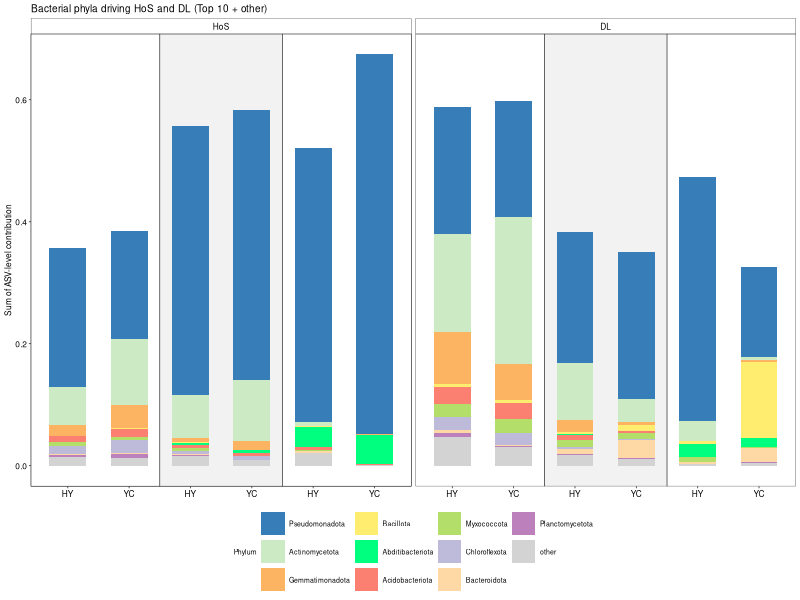
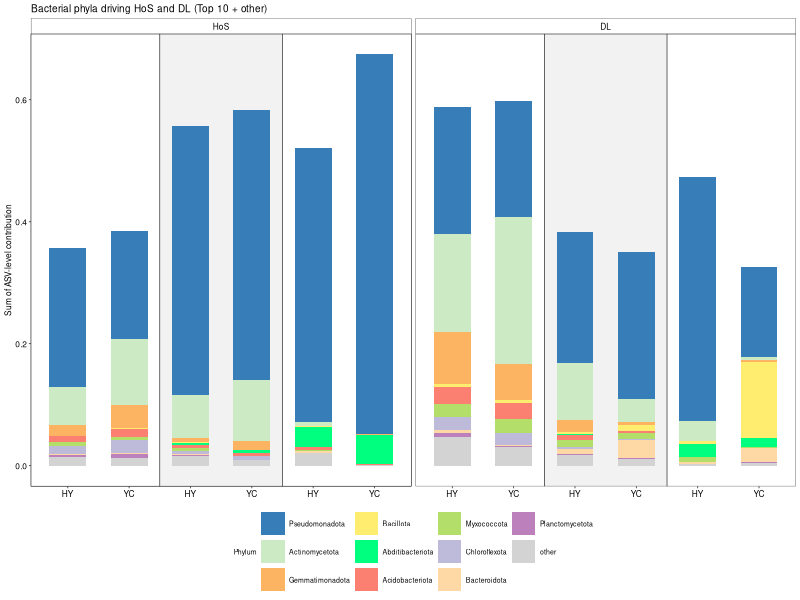

Source code (R) for these figures, in order:
# ============================================================================
# Fig.2E: Bacterial phylum-level HoS + DL contribution stacked bar plot (3 niches)
# ============================================================================
library(dplyr)
library(tidyr)
library(ggplot2)

out_root <- "C:/Users/ADMIN/Desktop/Co-inoculation/Fig.2"
dir.create(out_root, showWarnings = FALSE, recursive = TRUE)
setwd(out_root)

# ---------- 1. Fixed color mapping ----------
phylum_colors <- c(
  "Pseudomonadota"           = "#377EB8",
  "Actinomycetota"           = "#CCEBC5",
  "Gemmatimonadota"          = "#FDB462",
  "Bacillota"                = "#FFED6F",
  "Acidobacteriota"          = "#FB8072",
  "Bacteroidota"             = "#FED9A6",
  "Myxococcota"              = "#B3DE69",
  "Chloroflexota"            = "#BEBADA",
  "Verrucomicrobiota"        = "#80B1D3",
  "Nitrospirota"             = "#A6CEE3",
  "Entotheonellaeota"        = "#8DD3C7",
  "Bdellovibrionota"         = "#FCCDE5",
  "Planctomycetota"          = "#BC80BD",
  "NB1-j"                    = "#FFB6C1",
  "Thermodesulfobacteriota"  = "#00FFFF",
  "Armatimonadota"           = "#9400D3",
  "Candidatus_Kapabacteria"  = "#228B22",
  "Methylomirabilota"        = "#FF6347",
  "Abditibacteriota"         = "#00FF7F",
  "Latescibacterota"         = "#EEE8AA",
  "Others"                   = "#D3D3D3"
)

# ---------- 2. Read data ----------
df_vs <- read.csv("data/Bacteria_bin_filtered_synergy.csv")
df_vs <- df_vs[!grepl("S|B", df_vs$Group), ]
bin_tax <- read.csv("data/Bacteria_treatment.Taxon_Bin.csv", header = TRUE)

# ---------- 3. Preprocessing ----------
bin_cols <- grep("^bin[0-9]+$", colnames(df_vs), value = TRUE)
bin_tax$Bin_num <- gsub("Bin", "", bin_tax$Bin)
bin_tax$Bin_num <- as.character(bin_tax$Bin_num)

bin_size <- bin_tax %>%
  group_by(Bin_num) %>%
  summarise(ASV_count = n(), .groups = "drop")

df_long <- df_vs %>%
  pivot_longer(cols = all_of(bin_cols), names_to = "Bin", values_to = "Contribution") %>%
  mutate(Bin_num = gsub("bin", "", Bin)) %>%
  left_join(bin_size, by = "Bin_num") %>%
  mutate(ASV_contrib = Contribution / ASV_count)

df_asv <- df_long %>%
  left_join(bin_tax %>% select(ID, Bin_num, Phylum), by = "Bin_num", relationship = "many-to-many") %>%
  filter(!is.na(ID))

df_asv$Phylum[is.na(df_asv$Phylum) | df_asv$Phylum == ""] <- "Unclassified"

# ---------- 4. Aggregate by Site x Niche x Process x Phylum ----------
df_plot <- df_asv %>%
  filter(Process %in% c("HoS", "DL")) %>%
  group_by(Site, Niche, Process, Phylum) %>%
  summarise(TotalContrib = sum(ASV_contrib, na.rm = TRUE), .groups = "drop")

df_plot$Niche <- factor(df_plot$Niche, levels = c("Topsoil", "Rhizosphere", "Endosphere"))
df_plot$Process <- factor(df_plot$Process, levels = c("HoS", "DL"))

# ---------- 5. Top 10 phyla ----------
df_plot_no_unclass <- df_plot %>% filter(Phylum != "Unclassified")
total_contrib_by_phylum <- df_plot_no_unclass %>%
  group_by(Phylum) %>%
  summarise(Total = sum(TotalContrib, na.rm = TRUE), .groups = "drop") %>%
  arrange(desc(Total))

top10_phyla <- total_contrib_by_phylum$Phylum[1:10]

# ---------- 6. Unify to Top 10 + other ----------
df_plot_clean <- df_plot %>%
  mutate(Phylum_plot = case_when(
    Phylum == "Unclassified" ~ "other",
    Phylum %in% top10_phyla ~ Phylum,
    TRUE ~ "other"
  ))

phyla_order <- c(top10_phyla, "other")
df_plot_clean$Phylum_plot <- factor(df_plot_clean$Phylum_plot, levels = phyla_order)

# ---------- 7. Color mapping ----------
phyla_order_col <- phyla_order
phyla_order_col[phyla_order_col == "other"] <- "Others"
plot_colors <- phylum_colors[phyla_order_col]
plot_colors[is.na(plot_colors)] <- "#D3D3D3"
names(plot_colors) <- phyla_order

# ---------- 8. Site_Niche ----------
df_plot_clean <- df_plot_clean %>%
  mutate(
    Niche_short = case_when(
      Niche == "Topsoil"    ~ "Top",
      Niche == "Rhizosphere"~ "Rhi",
      Niche == "Endosphere" ~ "End"
    ),
    Site_Niche = paste(Niche_short, Site, sep = "_")
  ) %>%
  mutate(Site_Niche = factor(Site_Niche,
                             levels = c("Top_HY","Top_YC","Rhi_HY","Rhi_YC","End_HY","End_YC")))

# ---------- 9. Plot ----------
p <- ggplot(df_plot_clean, aes(x = Site_Niche, y = TotalContrib/2, fill = Phylum_plot)) +
  annotate("rect", xmin = 2.5, xmax = 4.5, ymin = -Inf, ymax = Inf, fill = "grey90", alpha = 0.5) +
  geom_vline(xintercept = 2.5, linetype = "solid", color = "black", linewidth = 0.2) +
  geom_vline(xintercept = 4.5, linetype = "solid", color = "black", linewidth = 0.2) +
  geom_col(position = "stack", width = 0.6, linewidth = 0.2) +
  scale_fill_manual(values = plot_colors, name = "Phylum") +
  facet_grid(~Process) +
  scale_x_discrete(labels = c("HY", "YC", "HY", "YC", "HY", "YC")) +
  labs(x = NULL, y = "Sum of ASV-level contribution",
       title = "Bacterial phyla driving HoS and DL (Top 10 + other)") +
  theme_classic(base_size = 6) +
  theme(
    axis.line = element_blank(),
    panel.border = element_rect(color = "black", fill = NA, linewidth = 0.2),
    strip.background = element_rect(fill = "white", color = "black", linewidth = 0.2),
    strip.text = element_text(face = "plain", size = 6, color = "black"),
    axis.text = element_text(face = "plain", color = "black", size = 6),
    axis.title = element_text(size = 6, color = "black"),
    legend.text = element_text(size = 5, color = "black"),
    legend.title = element_text(size = 5, color = "black"),
    legend.position = "bottom",
    text = element_text(family = "sans", size = 6, color = "black")
  )

ggsave(file.path(out_root, "Fig.2E_bacteria_phylum_HoS_DL.pdf"), p, width = 70, height = 60, units = "mm")
ggsave(file.path(out_root, "Fig.2E_bacteria_phylum_HoS_DL.png"), p, width = 70, height = 60, units = "mm", dpi = 300)
cat("Fig.2E saved\n")
